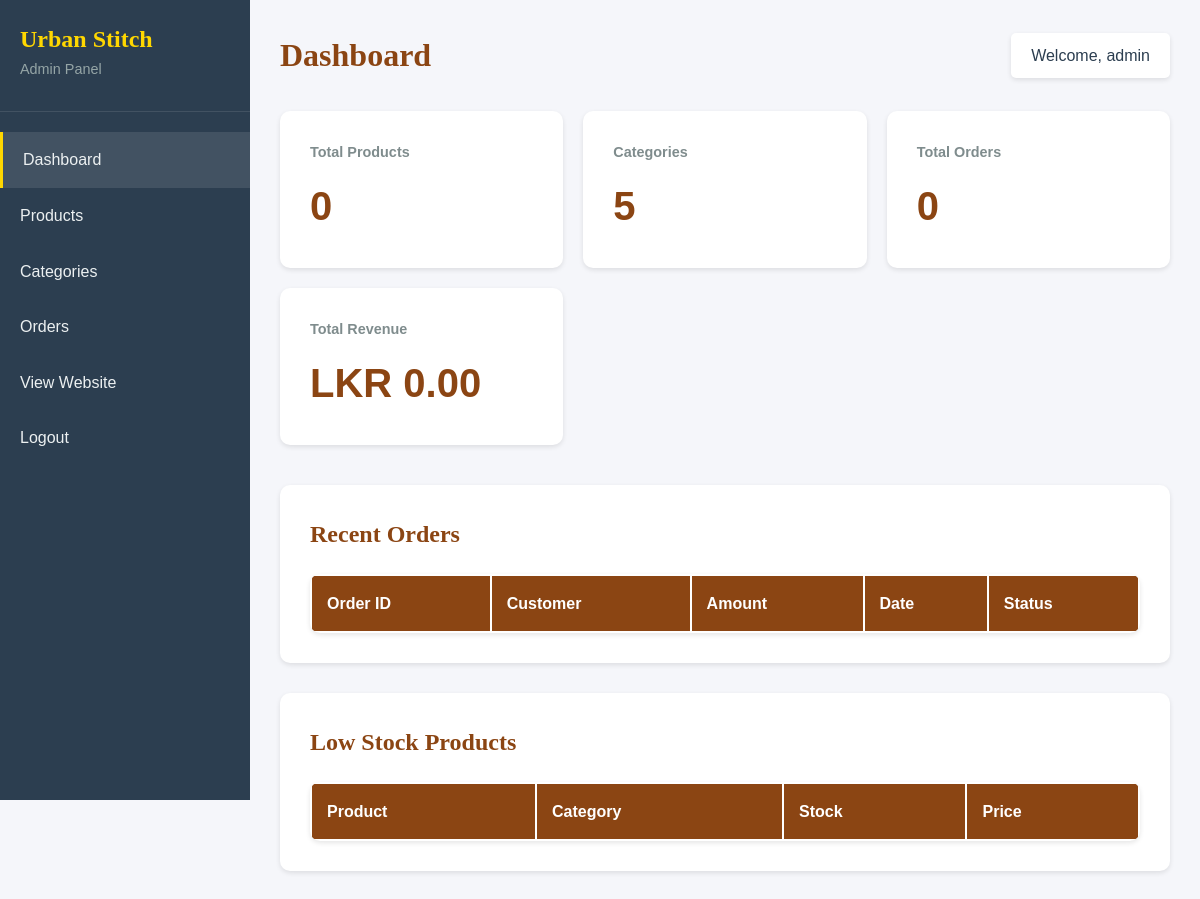
/admin/index.php (signed in), run on an earlier commit of the app's database.
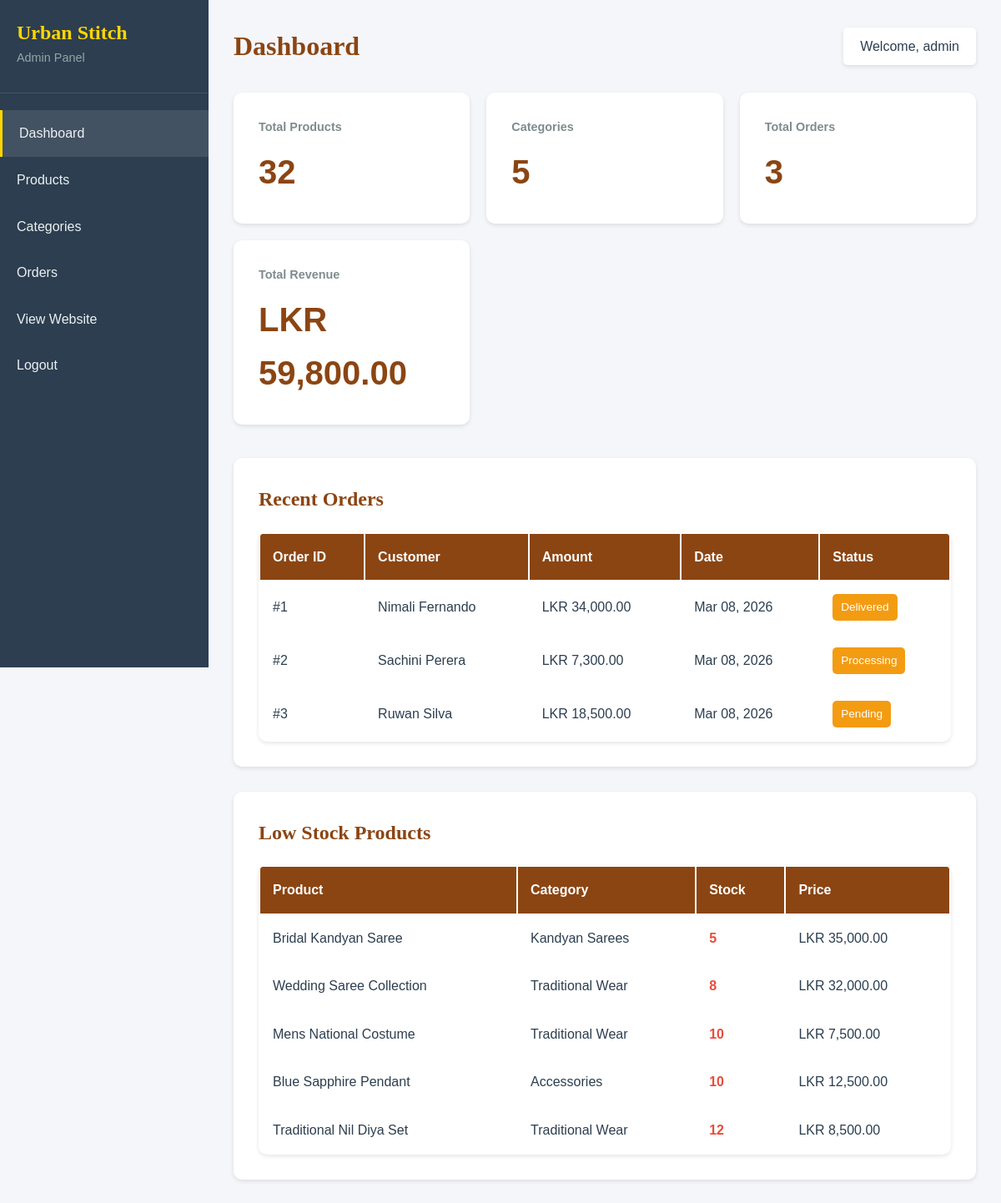
And on a later commit of the database.
### tables this page shows
CREATE TABLE IF NOT EXISTS orders (
    id INT AUTO_INCREMENT PRIMARY KEY,
    user_id INT,
    customer_name VARCHAR(100) NOT NULL,
    customer_email VARCHAR(100) NOT NULL,
    customer_phone VARCHAR(20),
    customer_address TEXT,
    total_amount DECIMAL(10, 2) NOT NULL,
    order_date TIMESTAMP DEFAULT CURRENT_TIMESTAMP,
    status VARCHAR(50) DEFAULT 'Pending',
    FOREIGN KEY (user_id) REFERENCES users(id) ON DELETE SET NULL
);

CREATE TABLE IF NOT EXISTS products (
    id INT AUTO_INCREMENT PRIMARY KEY,
    name VARCHAR(255) NOT NULL,
    description TEXT,
    price DECIMAL(10, 2) NOT NULL,
    category_id INT,
    image_url VARCHAR(500),
    stock INT DEFAULT 0,
    created_at TIMESTAMP DEFAULT CURRENT_TIMESTAMP,
    updated_at TIMESTAMP DEFAULT CURRENT_TIMESTAMP ON UPDATE CURRENT_TIMESTAMP,
    FOREIGN KEY (category_id) REFERENCES categories(id) ON DELETE SET NULL
);

CREATE TABLE IF NOT EXISTS categories (
    id INT AUTO_INCREMENT PRIMARY KEY,
    name VARCHAR(100) NOT NULL,
    description TEXT,
    created_at TIMESTAMP DEFAULT CURRENT_TIMESTAMP
);

### admin/index.php (the view, shortened to what this page needs)
<?php
require_once '../config/database.php';
$pageTitle = 'Dashboard';
include 'includes/header.php';
$total_products = mysqli_fetch_assoc(mysqli_query($conn, "SELECT COUNT(*) as count FROM products"))['count'];
$total_categories = mysqli_fetch_assoc(mysqli_query($conn, "SELECT COUNT(*) as count FROM categories"))['count'];
$total_orders = mysqli_fetch_assoc(mysqli_query($conn, "SELECT COUNT(*) as count FROM orders"))['count'];
$total_revenue = mysqli_fetch_assoc(mysqli_query($conn, "SELECT SUM(total_amount) as total FROM orders"))['total'] ?? 0;
?>
<div class="dashboard-stats">
    <div class="stat-card">
        <h3>Total Products</h3>
        <p class="stat-number"><?php echo $total_products; ?></p>
    </div>
    <div class="stat-card">
        <h3>Categories</h3>
        <p class="stat-number"><?php echo $total_categories; ?></p>
    </div>
    <div class="stat-card">
        <h3>Total Orders</h3>
        <p class="stat-number"><?php echo $total_orders; ?></p>
    </div>
    <div class="stat-card">
        <h3>Total Revenue</h3>
        <p class="stat-number">LKR <?php echo number_format($total_revenue, 2); ?></p>
    </div>
</div>
<div class="dashboard-section">
    <h2>Recent Orders</h2>
    <table class="admin-table">
        <thead>
            <tr>
                <th>Order ID</th>
                <th>Customer</th>
                <th>Amount</th>
                <th>Date</th>
                <th>Status</th>
            </tr>
        </thead>
        <tbody>
            <?php
            $orders = mysqli_query($conn, "SELECT * FROM orders ORDER BY order_date DESC LIMIT 5");
            while($order = mysqli_fetch_assoc($orders)) {
            ?>
            <tr>
                <td>#<?php echo $order['id']; ?></td>
                <td><?php echo htmlspecialchars($order['customer_name']); ?></td>
                <td>LKR <?php echo number_format($order['total_amount'], 2); ?></td>
                <td><?php echo date('M d, Y', strtotime($order['order_date'])); ?></td>
                <td><span class="status-badge"><?php echo $order['status']; ?></span></td>
            </tr>
            <?php } ?>
        </tbody>
    </table>
</div>
<div class="dashboard-section">
    <h2>Low Stock Products</h2>
    <table class="admin-table">
        <thead>
            <tr>
                <th>Product</th>
                <th>Category</th>
                <th>Stock</th>
                <th>Price</th>
            </tr>
        </thead>
        <tbody>
            <?php
            $low_stock = mysqli_query($conn, "SELECT p.*, c.name as category_name FROM products p LEFT JOIN categories c ON p.category_id = c.id WHERE p.stock < 20 ORDER BY p.stock ASC LIMIT 5");
            while($product = mysqli_fetch_assoc($low_stock)) {
            ?>
            <tr>
                <td><?php echo htmlspecialchars($product['name']); ?></td>
                <td><?php echo htmlspecialchars($product['category_name']); ?></td>
                <td><span class="stock-warning"><?php echo $product['stock']; ?></span></td>
                <td>LKR <?php echo number_format($product['price'], 2); ?></td>
            </tr>
            <?php } ?>
        </tbody>
    </table>
</div>
<?php
include 'includes/footer.php';
?>

### admin/includes/header.php (shortened to what this page needs)
<!DOCTYPE html>
<html lang="en">
<head>
    <link rel="stylesheet" href="../assets/css/style.css">
</head>
<body class="admin-body">
    <div class="admin-container">
        <aside class="admin-sidebar">
            <div class="admin-logo">
                <h2>Urban Stitch</h2>
                <p>Admin Panel</p>
            </div>
            <nav class="admin-nav">
                <ul>
                    <li><a href="index.php" class="<?php echo basename($_SERVER['PHP_SELF']) == 'index.php' ? 'active' : ''; ?>">Dashboard</a></li>
                    <li><a href="products.php" class="<?php echo basename($_SERVER['PHP_SELF']) == 'products.php' ? 'active' : ''; ?>">Products</a></li>
                    <li><a href="categories.php" class="<?php echo basename($_SERVER['PHP_SELF']) == 'categories.php' ? 'active' : ''; ?>">Categories</a></li>
                    <li><a href="orders.php" class="<?php echo basename($_SERVER['PHP_SELF']) == 'orders.php' ? 'active' : ''; ?>">Orders</a></li>
                    <li><a href="../index.php" target="_blank">View Website</a></li>
                    <li><a href="logout.php">Logout</a></li>
                </ul>
            </nav>
        </aside>
        <main class="admin-main">
            <div class="admin-header">
                <h1><?php echo $pageTitle ?? 'Dashboard'; ?></h1>
                <div class="admin-user">
                    Welcome, <?php echo htmlspecialchars($_SESSION['admin_username']); ?>
                </div>
            </div>
            <div class="admin-content">

### admin/includes/footer.php
            </div>
        </main>
    </div>
</body>
</html>

### assets/css/style.css (style rules this page uses)
* { margin: 0; padding: 0; box-sizing: border-box; }
:root { --primary-color: #8B4513; --secondary-color: #D2691E; --accent-color: #FFD700; --text-dark: #2c3e50; --text-light: #7f8c8d; --bg-light: #f8f9fa; --white: #ffffff; --border-color: #e0e0e0; --success: #27ae60; --danger: #e74c3c; --warning: #f39c12; }
body { font-family: 'Poppins', sans-serif; color: var(--text-dark); line-height: 1.6; }
.admin-body { background: #f5f6fa; }
.admin-container { display: flex; min-height: 100vh; }
.admin-sidebar { width: 250px; background: var(--text-dark); color: white; padding: 20px 0; position: fixed; height: 100vh; overflow-y: auto; }
.admin-logo { padding: 0 20px 30px; border-bottom: 1px solid rgba(255,255,255,0.1); }
.admin-logo h2 { font-family: 'Playfair Display', serif; color: var(--accent-color); }
.admin-logo p { font-size: 0.9rem; color: #95a5a6; }
.admin-nav ul { list-style: none; padding: 20px 0; }
.admin-nav a { display: block; padding: 15px 20px; color: #ecf0f1; text-decoration: none; transition: background 0.3s; }
.admin-nav a:hover, .admin-nav a.active { background: rgba(255,255,255,0.1); border-left: 3px solid var(--accent-color); }
.admin-main { margin-left: 250px; flex: 1; padding: 30px; }
.admin-header { display: flex; justify-content: space-between; align-items: center; margin-bottom: 30px; }
.admin-header h1 { font-family: 'Playfair Display', serif; color: var(--primary-color); }
.admin-user { background: white; padding: 10px 20px; border-radius: 5px; box-shadow: 0 2px 5px rgba(0,0,0,0.1); }
.dashboard-stats { display: grid; grid-template-columns: repeat(auto-fit, minmax(250px, 1fr)); gap: 20px; margin-bottom: 40px; }
.stat-card { background: white; padding: 30px; border-radius: 10px; box-shadow: 0 2px 5px rgba(0,0,0,0.1); }
.stat-card h3 { color: var(--text-light); font-size: 0.9rem; margin-bottom: 10px; }
.stat-number { font-size: 2.5rem; font-weight: 600; color: var(--primary-color); }
.dashboard-section { background: white; padding: 30px; border-radius: 10px; box-shadow: 0 2px 5px rgba(0,0,0,0.1); margin-bottom: 30px; }
.dashboard-section h2 { font-family: 'Playfair Display', serif; color: var(--primary-color); margin-bottom: 20px; }
.admin-table { width: 100%; background: white; border-radius: 10px; overflow: hidden; box-shadow: 0 2px 5px rgba(0,0,0,0.1); }
.admin-table thead { background: var(--primary-color); color: white; }
.admin-table th, .admin-table td { padding: 15px; text-align: left; }
.admin-table tbody tr { border-bottom: 1px solid var(--border-color); }
.status-badge { display: inline-block; padding: 5px 10px; border-radius: 5px; font-size: 0.85rem; background: var(--warning); color: white; }
.stock-warning { color: var(--danger); font-weight: 600; }

What changed in the data, as far as the page shows it:
added orders: id "1", customer_name "Nimali Fernando", total_amount "34,000.00", order_date "Mar 08, 2026", status "Delivered"
added orders: id "2", customer_name "Sachini Perera", total_amount "7,300.00", order_date "Mar 08, 2026", status "Processing"
added orders: id "3", customer_name "Ruwan Silva", total_amount "18,500.00", order_date "Mar 08, 2026", status "Pending"
added products: name "Bridal Kandyan Saree", category.name "Kandyan Sarees", stock "5", price "35,000.00"
added products: name "Wedding Saree Collection", category.name "Traditional Wear", stock "8", price "32,000.00"
added products: name "Mens National Costume", category.name "Traditional Wear", stock "10", price "7,500.00"
added products: name "Blue Sapphire Pendant", category.name "Accessories", stock "10", price "12,500.00"
added products: name "Traditional Nil Diya Set", category.name "Traditional Wear", stock "12", price "8,500.00"
Also different on the page:
$total_products: "0" → "32"
$total_orders: "0" → "3"
$total_revenue: "0.00" → "59,800.00"
